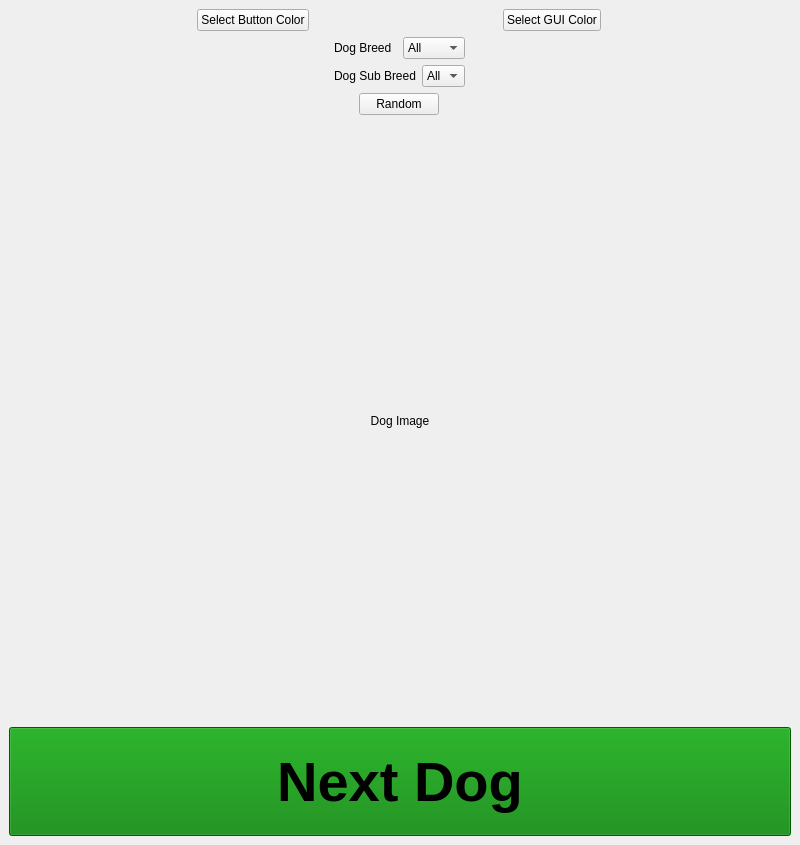
<?xml version="1.0" encoding="UTF-8"?>
<ui version="4.0">
 <class>MainWindow</class>
 <widget class="QMainWindow" name="MainWindow">
  <property name="windowModality">
   <enum>Qt::WindowModality::NonModal</enum>
  </property>
  <property name="geometry">
   <rect>
    <x>0</x>
    <y>0</y>
    <width>800</width>
    <height>845</height>
   </rect>
  </property>
  <property name="windowTitle">
   <string>RandomDogPicker</string>
  </property>
  <property name="windowIcon">
   <iconset resource="main_res.qrc">
    <normaloff>:/dog/app_icon.ico</normaloff>:/dog/app_icon.ico</iconset>
  </property>
  <widget class="QWidget" name="centralwidget">
   <layout class="QVBoxLayout" name="verticalLayout_3">
    <item>
     <layout class="QHBoxLayout" name="horizontalLayout_3">
      <item>
       <widget class="QPushButton" name="buttonColorButton">
        <property name="sizePolicy">
         <sizepolicy hsizetype="Fixed" vsizetype="Fixed">
          <horstretch>0</horstretch>
          <verstretch>0</verstretch>
         </sizepolicy>
        </property>
        <property name="text">
         <string>Select Button Color</string>
        </property>
       </widget>
      </item>
      <item>
       <widget class="QPushButton" name="guiColorButton">
        <property name="sizePolicy">
         <sizepolicy hsizetype="Fixed" vsizetype="Fixed">
          <horstretch>0</horstretch>
          <verstretch>0</verstretch>
         </sizepolicy>
        </property>
        <property name="text">
         <string>Select GUI Color</string>
        </property>
       </widget>
      </item>
     </layout>
    </item>
    <item>
     <layout class="QHBoxLayout" name="horizontalLayout">
      <item>
       <layout class="QVBoxLayout" name="verticalLayout">
        <item>
         <layout class="QHBoxLayout" name="horizontalLayout_4">
          <item>
           <widget class="QLabel" name="label">
            <property name="text">
             <string>Dog Breed</string>
            </property>
           </widget>
          </item>
          <item>
           <widget class="QComboBox" name="dogBreedList">
            <property name="styleSheet">
             <string notr="true">combobox-popup: 0;</string>
            </property>
            <property name="maxVisibleItems">
             <number>10</number>
            </property>
            <item>
             <property name="text">
              <string>All</string>
             </property>
            </item>
           </widget>
          </item>
         </layout>
        </item>
        <item>
         <layout class="QHBoxLayout" name="horizontalLayout_5">
          <item>
           <widget class="QLabel" name="label_2">
            <property name="text">
             <string>Dog Sub Breed</string>
            </property>
           </widget>
          </item>
          <item>
           <widget class="QComboBox" name="dogSubBreedList">
            <property name="styleSheet">
             <string notr="true">combobox-popup: 0;</string>
            </property>
            <item>
             <property name="text">
              <string>All</string>
             </property>
            </item>
           </widget>
          </item>
         </layout>
        </item>
        <item>
         <layout class="QHBoxLayout" name="horizontalLayout_2">
          <item>
           <widget class="QPushButton" name="randomBreedButton">
            <property name="sizePolicy">
             <sizepolicy hsizetype="Fixed" vsizetype="Fixed">
              <horstretch>0</horstretch>
              <verstretch>0</verstretch>
             </sizepolicy>
            </property>
            <property name="text">
             <string>Random</string>
            </property>
           </widget>
          </item>
         </layout>
        </item>
       </layout>
      </item>
     </layout>
    </item>
    <item>
     <widget class="QLabel" name="dogImage">
      <property name="sizePolicy">
       <sizepolicy hsizetype="Fixed" vsizetype="Fixed">
        <horstretch>0</horstretch>
        <verstretch>0</verstretch>
       </sizepolicy>
      </property>
      <property name="minimumSize">
       <size>
        <width>600</width>
        <height>600</height>
       </size>
      </property>
      <property name="maximumSize">
       <size>
        <width>1280</width>
        <height>1280</height>
       </size>
      </property>
      <property name="text">
       <string>Dog Image</string>
      </property>
      <property name="alignment">
       <set>Qt::AlignmentFlag::AlignCenter</set>
      </property>
     </widget>
    </item>
    <item>
     <widget class="QPushButton" name="nextButton">
      <property name="sizePolicy">
       <sizepolicy hsizetype="Preferred" vsizetype="Preferred">
        <horstretch>0</horstretch>
        <verstretch>0</verstretch>
       </sizepolicy>
      </property>
      <property name="font">
       <font>
        <pointsize>42</pointsize>
        <bold>true</bold>
       </font>
      </property>
      <property name="styleSheet">
       <string notr="true">background-color: green;</string>
      </property>
      <property name="text">
       <string>Next Dog</string>
      </property>
     </widget>
    </item>
   </layout>
  </widget>
 </widget>
 <resources>
  <include location="main_res.qrc"/>
 </resources>
 <connections/>
</ui>
